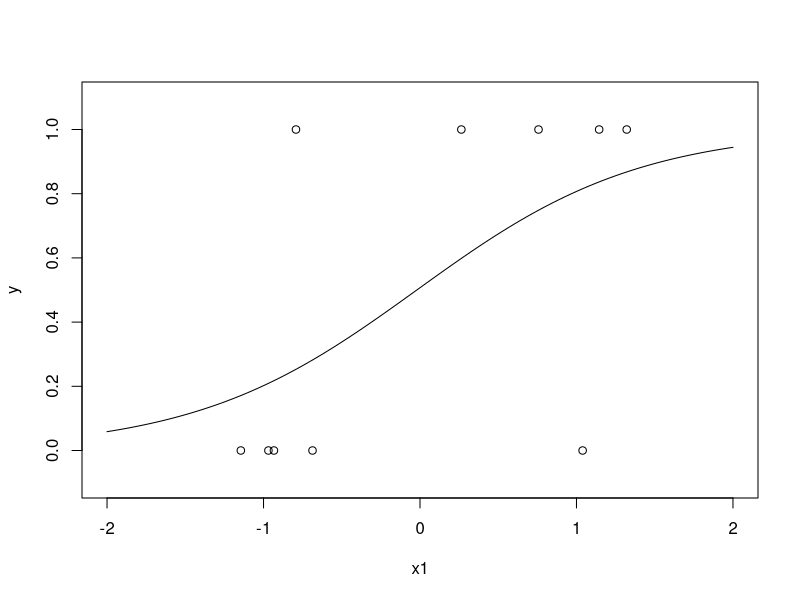

The R script that drew this image:
#Step 2 (Slide 12): Use sigmoid (logistic) function
sigmoid <- function(x, beta0, beta1) {
  return (1/(1+exp(1)^(-beta0-beta1*x)))
}

#Step 3 (Slide 14): Define the cost function
costFunction <- function(Y, `P(y=1|x)`) {
  return ((-1)*(Y*log(`P(y=1|x)`)+(1-Y)*log(1-`P(y=1|x)`)))
}

gradientDescent <- function(train_data, beta0, beta1) {
  #Step 2 (Slide 13): Use sigmoid function using an intial guess for the parameters beta0 = 0.5 and beta1 = 0.3.
  train_data <- cbind(train_data, "P(y=1|x)" = sigmoid(train_data$X1, beta0, beta1))
  
  #Step 3 (Slide 15): Compute the cost function.
  train_data <- cbind(train_data, "Cost" = costFunction(train_data$Y, train_data$`P(y=1|x)`))
  
  #Step 3 (Slide 19): Compute the total cost.
  totalCost <- sum(train_data[,"Cost"])
  
  #Gradient Descent (Slide 29): Compute the first partial derivatives of the error function J for β0
  train_data <- cbind(train_data, "dJ/dbeta0" = gradientDescentBeta0(train_data$X1, train_data$Y, beta0, beta1))
  
  #Gradient Descent (Slide 29): Compute the first partial derivatives of the error function J for β1
  train_data <- cbind(train_data, "dJ/dbeta1" = gradientDescentBeta1(train_data$X1, train_data$Y, beta0, beta1))
}

#Gradient Descent - computes partial derivatives of error function J for beta0
gradientDescentBeta0 <- function(x, y, beta0, beta1) {
  return (y-((exp(beta0+(beta1 * x)))/(1+exp(beta0 + (beta1 * x)))))
}

#Gradient Descent - computes partial derivatives of error function J for beta0
gradientDescentBeta1 <- function(x, y, beta0, beta1) {
  return (x*(y-((exp(beta0+(beta1 * x)))/(1+exp(beta0 + (beta1 * x))))))
}

#Input data from the slides
train_data <- data.frame(index = c("1", "2", "3", "4", "5", "6", "7", "8", "9", "10"),
                         Y = c(0L, 0L, 0L, 0L, 1L, 1L, 1L, 1L, 1L, 0L),
                         X1 = c(2, 2.8, 1.5, 2.1, 5.5, 8, 6.9, 8.5, 2.5, 7.7),
                         X2 = c(1.5, 1.2, 1, 1, 4, 4.8, 4.5, 5.5, 2, 3.5))
#Step 1 (Slide 11): Scale the independent variables (z-Score)
train_data[,3:4] <- scale(train_data[,3:4], center = TRUE, scale = TRUE)
#Select and load all needed variables.
train_data <- train_data[,2:3]
beta0 <- 0.5
beta1 <- 0.3
learningRate <- 0.01
convergence <- 0.0001
n <- 0
convergenceReached <- FALSE


#Gradient Descent (Slide 27 ff) iterative process 
while (!convergenceReached & n < 10000) {
  #Iteration counter to prevent deadlock
  n <- n+1
  #Calculate sigmoid and cost function
  roundResults <- gradientDescent(train_data, beta0, beta1)
  
  #Calculate first derivatives (Slide 27) and their sums (Slide 29)
  `totaldJ/dbeta0` <- sum(roundResults[, "dJ/dbeta0"])
  `totaldJ/dbeta1` <- sum(roundResults[, "dJ/dbeta1"])
  
  #Calculate the next values for betas (Slide 34)
  `beta0n+1` <- beta0 + learningRate * `totaldJ/dbeta0`
  `beta1n+1` <- beta1 + learningRate * `totaldJ/dbeta1`
  
  #Check whether convergence is reached, if not continue
  if (abs(`beta0n+1`/beta0 -1) < convergence & abs(`beta1n+1`/beta1-1) < convergence) {
    convergenceReached <- TRUE
  }
  
  #Store the new betas in place of the old ones, repeat.
  beta0 <- `beta0n+1`
  beta1 <- `beta1n+1`
}

#Prints the sigmoid curve and the points from the dataset
curve(expr=sigmoid(x, beta0, beta1), from=-2, to=2, xlab = "x1", ylab = "y", xlim=c(-2,2), ylim=c(-0.1,1.1))
points(x = roundResults[,"X1"], y= roundResults[, "Y"])